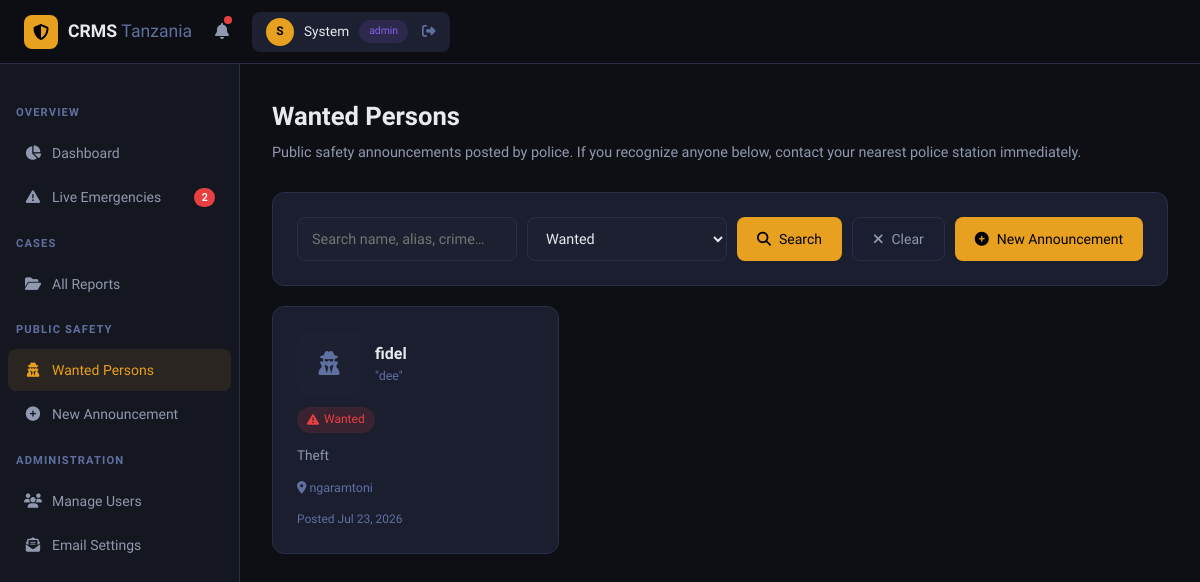
The page /wanted (signed in) on the database its author committed.
### app.py (models this page shows, shortened)
class User(UserMixin, db.Model):
    id = db.Column(db.Integer, primary_key=True)
    full_name = db.Column(db.String(120), nullable=False)
    email = db.Column(db.String(120), unique=True, nullable=False)
    phone = db.Column(db.String(20))
    password_hash = db.Column(db.String(256), nullable=False)
    role = db.Column(db.String(20), default='citizen')
    is_active = db.Column(db.Boolean, default=True)
    email_verified = db.Column(db.Boolean, default=False)
    created_at = db.Column(db.DateTime, default=datetime.utcnow)
    reports = db.relationship('CrimeReport', backref='reporter', lazy=True, foreign_keys='CrimeReport.user_id')

class WantedPerson(db.Model):
    id = db.Column(db.Integer, primary_key=True)
    full_name = db.Column(db.String(120), nullable=False)
    alias = db.Column(db.String(120))
    age = db.Column(db.Integer)
    gender = db.Column(db.String(20))
    crime_type = db.Column(db.String(80), nullable=False)
    description = db.Column(db.Text, nullable=False)
    last_seen_location = db.Column(db.String(200))
    danger_level = db.Column(db.String(20), default='Medium')  # Low | Medium | High | Extreme
    photo = db.Column(db.String(200))
    reward_info = db.Column(db.String(300))
    status = db.Column(db.String(20), default='Wanted')  # Wanted | Found | Arrested | Cleared
    posted_by_id = db.Column(db.Integer, db.ForeignKey('user.id'), nullable=False)
    posted_by = db.relationship('User', foreign_keys=[posted_by_id])
    resolved_by_id = db.Column(db.Integer, db.ForeignKey('user.id'), nullable=True)
    resolved_by = db.relationship('User', foreign_keys=[resolved_by_id])
    resolution_notes = db.Column(db.Text)
    created_at = db.Column(db.DateTime, default=datetime.utcnow)
    updated_at = db.Column(db.DateTime, default=datetime.utcnow, onupdate=datetime.utcnow)
    resolved_at = db.Column(db.DateTime, nullable=True)
    notifications = db.relationship('Notification', backref='wanted', lazy=True)

### app.py (the view)
@app.route('/wanted')
@login_required
def wanted_list():
    q = request.args.get('q', '').strip()
    status = request.args.get('status', 'Wanted')
    query = WantedPerson.query
    if q:
        query = query.filter(WantedPerson.full_name.contains(q) | WantedPerson.alias.contains(q) | WantedPerson.crime_type.contains(q))
    if status:
        query = query.filter_by(status=status)
    people = query.order_by(WantedPerson.created_at.desc()).all()
    return render_template('wanted_list.html', people=people, q=q, status_filter=status)

### app.py (called while the page is built)
@login_manager.user_loader
def load_user(uid): return User.query.get(int(uid))

### templates/wanted_list.html (shortened to what this page needs)
{% extends "base.html" %}
{% block content %}
<div class="page-header fade-in">
  <h1>Wanted Persons</h1>
  <p>Public safety announcements posted by police. If you recognize anyone below, contact your nearest police station immediately.</p>
</div>
<div class="card fade-in" style="margin-bottom:20px">
  <form method="GET" style="display:flex;gap:10px;flex-wrap:wrap">
    <input name="q" value="{{ q }}" placeholder="Search name, alias, crime…" style="flex:1;min-width:200px">
    <select name="status" style="width:200px">
      <option {% if status_filter=='Wanted' %}selected{% endif %}>Wanted</option>
    </select>
    <button type="submit" class="btn btn-primary"><i class="fas fa-magnifying-glass"></i> Search</button>
    <a href="{{ url_for('wanted_list') }}" class="btn btn-outline"><i class="fas fa-xmark"></i> Clear</a>
    {% if current_user.role in ['admin','officer'] %}
    <a href="{{ url_for('wanted_new') }}" class="btn btn-primary" style="margin-left:auto"><i class="fas fa-circle-plus"></i> New Announcement</a>
    {% endif %}
  </form>
</div>
{% if people %}
<div style="display:grid;grid-template-columns:repeat(auto-fill,minmax(240px,1fr));gap:18px">
  {% for p in people %}
  <a href="{{ url_for('wanted_detail', wid=p.id) }}" class="card fade-in" style="text-decoration:none;color:inherit;display:flex;flex-direction:column;gap:12px">
    <div style="display:flex;gap:14px;align-items:center">
      <div style="width:64px;height:64px;border-radius:10px;overflow:hidden;background:var(--bg3);flex-shrink:0;display:grid;place-items:center">
        {% if p.photo %}
        <img src="{{ url_for('uploaded_file', filename=p.photo) }}" style="width:100%;height:100%;object-fit:cover">
        {% else %}
        <i class="fas fa-user-secret" style="font-size:1.5rem;color:var(--text3)"></i>
        {% endif %}
      </div>
      <div style="min-width:0">
        <div style="font-weight:600;font-size:1rem;white-space:nowrap;overflow:hidden;text-overflow:ellipsis">{{ p.full_name }}</div>
        {% if p.alias %}<div style="color:var(--text3);font-size:.78rem">"{{ p.alias }}"</div>{% endif %}
      </div>
    </div>
    <div style="display:flex;gap:6px;flex-wrap:wrap">
      {% if p.status == 'Wanted' %}<span class="pill pill-high"><i class="fas fa-triangle-exclamation"></i> Wanted</span>
      {% elif p.status == 'Found' %}<span class="pill pill-resolved"><i class="fas fa-circle-check"></i> Found</span>
      {% elif p.status == 'Arrested' %}<span class="pill pill-investigating"><i class="fas fa-user-lock"></i> Arrested</span>
      {% else %}<span class="pill pill-closed">Cleared</span>{% endif %}
    </div>
    <div style="color:var(--text2);font-size:.85rem">{{ p.crime_type }}</div>
    {% if p.last_seen_location %}<div style="color:var(--text3);font-size:.78rem"><i class="fas fa-location-dot"></i> {{ p.last_seen_location }}</div>{% endif %}
    <div style="color:var(--text3);font-size:.75rem;margin-top:auto">Posted {{ p.created_at.strftime('%b %d, %Y') }}</div>
  </a>
  {% endfor %}
</div>
{% else %}
<div class="card empty"><i class="fas fa-user-secret"></i><p>No wanted persons found</p></div>
{% endif %}
{% endblock %}

### templates/base.html (shortened to what this page needs)
<!DOCTYPE html>
<html lang="en">
<head>
<link rel="stylesheet" href="https://cdnjs.cloudflare.com/ajax/libs/font-awesome/6.5.0/css/all.min.css">
</head>
<body>
<nav class="navbar">
  <div class="nav-brand">
    <div class="shield"><i class="fas fa-shield-halved"></i></div>
    <span>CRMS <span style="color:var(--text3);font-weight:400">Tanzania</span></span>
  </div>
  {% if current_user.is_authenticated %}
  <div class="nav-notif" id="notifBtn">
    <i class="fas fa-bell"></i>
    <div class="notif-dot" id="notifDot" style="display:none"></div>
  </div>
  <div class="nav-user">
    <div class="avatar">{{ current_user.full_name[0] }}</div>
    <span>{{ current_user.full_name.split()[0] }}</span>
    <span class="pill pill-{{ current_user.role }}" style="font-size:.65rem">{{ current_user.role }}</span>
    <a href="{{ url_for('logout') }}" style="color:var(--text3);margin-left:4px"><i class="fas fa-right-from-bracket"></i></a>
  </div>
  {% else %}
  <div class="nav-links" style="margin-left:auto">
    <a href="{{ url_for('login') }}">Login</a>
    <a href="{{ url_for('register') }}" style="background:var(--accent);color:#000;padding:7px 16px;border-radius:8px">Register</a>
  </div>
  {% endif %}
</nav>
{% if current_user.is_authenticated %}
<div class="layout">
  <aside class="sidebar">
    {% if current_user.role in ['admin','officer'] %}
    <div class="sidebar-section">Overview</div>
    <a href="{{ url_for('dashboard') }}" class="{{ 'active' if request.endpoint=='dashboard' }}"><i class="fas fa-chart-pie"></i> Dashboard</a>
    <a href="{{ url_for('officer_emergencies') }}" class="{{ 'active' if request.endpoint=='officer_emergencies' }}" style="position:relative">
      <i class="fas fa-triangle-exclamation"></i> Live Emergencies
      <span id="emergencyNavBadge" style="display:none;margin-left:auto;background:var(--red);color:#fff;border-radius:100px;padding:1px 7px;font-size:.68rem;font-weight:700;font-family:var(--mono)"></span>
    </a>
    <div class="sidebar-section">Cases</div>
    <a href="{{ url_for('admin_reports') }}" class="{{ 'active' if request.endpoint=='admin_reports' }}"><i class="fas fa-folder-open"></i> All Reports</a>
    <div class="sidebar-section">Public Safety</div>
    <a href="{{ url_for('wanted_list') }}" class="{{ 'active' if request.endpoint in ['wanted_list','wanted_detail'] }}"><i class="fas fa-user-secret"></i> Wanted Persons</a>
    <a href="{{ url_for('wanted_new') }}" class="{{ 'active' if request.endpoint=='wanted_new' }}"><i class="fas fa-plus-circle"></i> New Announcement</a>
    {% if current_user.role == 'admin' %}
    <div class="sidebar-section">Administration</div>
    <a href="{{ url_for('admin_users') }}" class="{{ 'active' if request.endpoint=='admin_users' }}"><i class="fas fa-users"></i> Manage Users</a>
    <a href="{{ url_for('admin_email_settings') }}" class="{{ 'active' if request.endpoint=='admin_email_settings' }}"><i class="fas fa-envelope-open-text"></i> Email Settings</a>
    {% endif %}
    {% endif %}
  </aside>
  <main class="main">
    {% block content %}{% endblock %}
  </main>
</div>
{% else %}
{% block public_content %}{% endblock %}
{% endif %}
</body>
</html>

### templates/base.html (style rules this page uses)
:root { --bg: #0d0f14; --bg2: #141720; --bg3: #1c2030; --card: #1a1e2e; --border: #2a2f45; --accent: #e8a020; --accent2: #f0c060; --red: #e84040; --green: #30c060; --blue: #3080e8; --purple: #8860e8; --text: #e8eaf0; --text2: #9099b0; --text3: #6070a0; --font: 'Sora', sans-serif; --mono: 'JetBrains Mono', monospace; --radius: 12px; --shadow: 0 8px 32px rgba(0,0,0,0.4); }
*,*::before,*::after { box-sizing:border-box;margin:0;padding:0 }
html { scroll-behavior:smooth }
body { font-family:var(--font);background:var(--bg);color:var(--text);min-height:100vh;line-height:1.6 }
a { color:var(--accent);text-decoration:none }
.navbar { position:fixed;top:0;left:0;right:0;z-index:100;background:rgba(13,15,20,0.95);backdrop-filter:blur(16px);border-bottom:1px solid var(--border);height:64px;display:flex;align-items:center;padding:0 24px;gap:16px }
.nav-brand { display:flex;align-items:center;gap:10px;font-weight:700;font-size:1.1rem;color:var(--text) }
.nav-brand .shield { width:34px;height:34px;background:var(--accent);border-radius:8px;display:grid;place-items:center;color:#000;font-size:1rem }
.nav-user { display:flex;align-items:center;gap:10px;padding:6px 14px;background:var(--bg3);border-radius:8px;font-size:.85rem }
.nav-user .avatar { width:28px;height:28px;border-radius:50%;background:var(--accent);display:grid;place-items:center;color:#000;font-size:.75rem;font-weight:700 }
.nav-notif { position:relative;padding:7px;cursor:pointer;color:var(--text2);transition:.2s }
.notif-dot { position:absolute;top:4px;right:4px;width:8px;height:8px;background:var(--red);border-radius:50% }
.layout { display:flex;padding-top:64px;min-height:100vh }
.sidebar { width:240px;background:var(--bg2);border-right:1px solid var(--border);padding:24px 0;position:fixed;top:64px;bottom:0;overflow-y:auto;transition:.3s }
.sidebar-section { padding:0 16px 8px;font-size:.7rem;font-weight:600;color:var(--text3);text-transform:uppercase;letter-spacing:.1em;margin-top:16px }
.sidebar a { display:flex;align-items:center;gap:10px;padding:10px 16px;margin:2px 8px;border-radius:8px;font-size:.875rem;color:var(--text2);transition:.2s }
.sidebar a:hover,.sidebar a.active { background:var(--bg3);color:var(--text) }
.sidebar a.active { color:var(--accent);background:rgba(232,160,32,.1) }
.sidebar a i { width:18px;text-align:center;font-size:.9rem }
.main { margin-left:240px;flex:1;padding:32px }
.card { background:var(--card);border:1px solid var(--border);border-radius:var(--radius);padding:24px }
.pill { display:inline-flex;align-items:center;gap:5px;padding:3px 10px;border-radius:100px;font-size:.75rem;font-weight:500 }
.pill-high { background:rgba(232,64,64,.15);color:var(--red) }
.pill-admin { background:rgba(136,96,232,.15);color:var(--purple) }
input,select,textarea { width:100%;background:var(--bg3);border:1px solid var(--border);border-radius:8px;padding:10px 14px;color:var(--text);font-family:var(--font);font-size:.9rem;transition:.2s }
select option { background:var(--bg2) }
.btn { display:inline-flex;align-items:center;gap:8px;padding:10px 20px;border-radius:8px;font-size:.875rem;font-weight:500;font-family:var(--font);border:none;cursor:pointer;transition:.2s }
.btn-primary { background:var(--accent);color:#000 }
.btn-outline { background:transparent;border:1px solid var(--border);color:var(--text2) }
.page-header { margin-bottom:28px }
.page-header h1 { font-size:1.6rem;font-weight:700 }
.page-header p { color:var(--text2);font-size:.9rem;margin-top:4px }
.fade-in { animation:fadeIn .3s ease both }

### rows shown on the page
User: full_name "S", full_name "System", role "admin"
WantedPerson: full_name "fidel", alias "dee", status "Wanted" (drawn), crime_type "Theft", last_seen_location "ngaramtoni", created_at "Jul 23, 2026"
